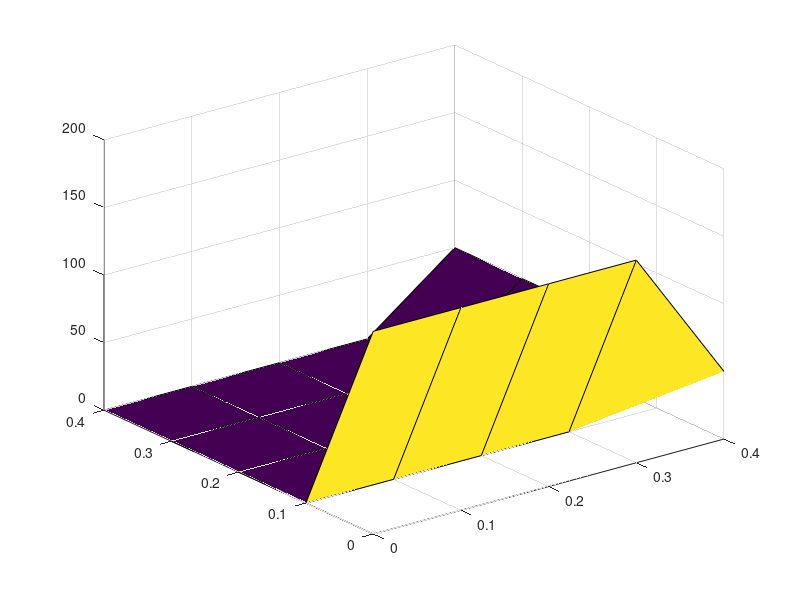

Reproduce this figure in MATLAB. (Note: this script raises an error after producing the figure.)
% Range intervals:
x_range = 0.4; % m
y_range = 0.4; % m
t_range = 10; % s
% Step intervals:
dx = 0.1;      % m
dy = 0.1;      % m
dt = 0.001;     % s
% Thermic coefficient:
k = 0.23;  % W/mm.ºC
% Specific heat:
c = 897;   % J/kg.ºC
% Volumetric Density;:
d = 2.7*1e-9; % kg/mm³
% Thermic coefficient:
alpha = ( k /(d * c) )*1e-6; %m²/s
% Node amounts:
x_nodes = x_range/dx + 1;
y_nodes = x_range/dy + 1;
t_nodes = t_range/dt + 1;
% 'x-axis', 'y-axis' and 'time' scales:
x_array = linspace(0, x_range, x_nodes);
y_array = linspace(0, y_range, y_nodes);
t_array = linspace(0, t_range, t_nodes);
% Temperature array:
T = zeros(x_nodes, y_nodes, t_nodes);
% Initial temperature conditions:
T(1,:,:) = 150;
T(:,y_nodes,:) = 50;

% Iteration to calculate the temperature distribution:
for t = 2:t_nodes
     
    for j = 2:y_nodes-1
        
        for i = 1:x_nodes-1
            % Calculate the Temperature on the isolated corner's nodes:
            if (i == 1)
                dTdx = 0;
                % Calculate the Central Diference on the X-axis:
                d2Tdx2 = ( T(j,i+1,t-1) - 2*T(j,i,t-1) + T(j,i,t-1) - 2*dt*dTdx )/dx^2;
                % Calculate the Central Diference on the Y-axis:
                d2Tdy2 = ( T(j+1,i,t-1) - 2*T(j,i,t-1) + T(j-1,i,t-1) )/dy^2;
                % Calculate the Temperature variation on the node:
                dTdt = alpha*dt*( d2Tdx2 + d2Tdy2);
                % Calculate the current Temperature on the node:
                T(j,i,t) = dTdt + T(j,i,t-1);
            % Calculate the Temperature on the internal nodes:
            else
                % Calculate the Central Diference on the X-axis:
                d2Tdx2 = ( T(i+1,j,t-1) - 2*T(i,j,t-1) + T(i-1,j,t-1) )/ dx^2;
                % Calculate the Central Diference on the Y-axis:
                d2Tdy2 = ( T(i,j+1,t-1) - 2*T(i,j,t-1) + T(i,j-1,t-1) )/ dy^2;
                % Calculate the Temperature variation on the node:
                dTdt = alpha*dt*( d2Tdx2 + d2Tdy2 );
                % Calculate the current Temperature on the node:
                T(i,j,t) = dTdt + T(i,j,t-1);
            end
        end
    end
end

% Plot inital chart:
figure;
s = surf(x_array, y_array, T(:,:,1));
s.EdgeColor = 'none';
s.FaceColor = 'interp';
view(2);
xlabel('Comprimento do eixo-x (m)');
ylabel('Comprimento do eixo-y (m)');
zlabel('Temperatura (ºC)');
axis ij;

% Plot final chart:
figure;
s = surf(x_array, y_array, T(:,:,t_nodes-1));
s.EdgeColor = 'none';
s.FaceColor = 'interp';
view(2);
xlabel('Comprimento da barra (m)');
ylabel('Comprimento do eixo-y (m)');
zlabel('Temperatura (ºC)');
axis ij;
